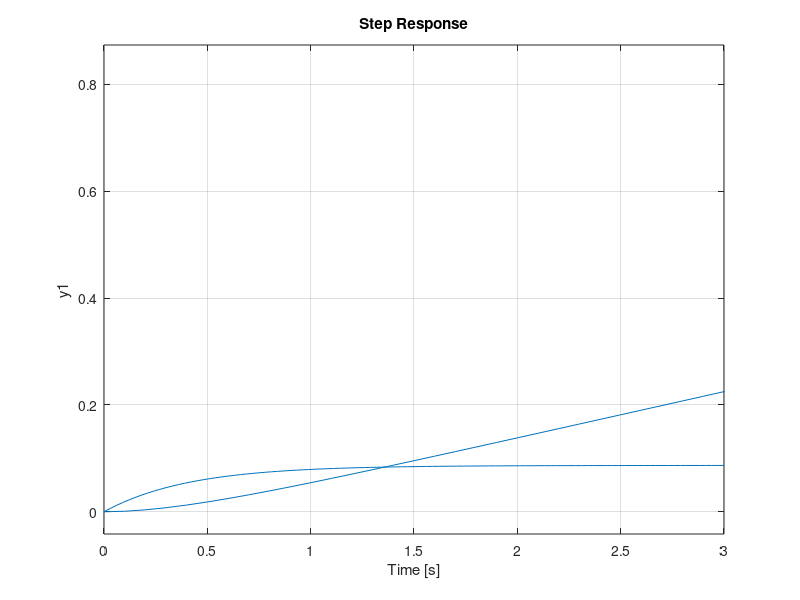

Here is the MATLAB script that generated this plot:
clear 
clf
%a
sys = tf(0.0425, [1 2.45 0]); % Angular Displacement
step(5 * sys, 10);
%Graph is pretty much a ramp
%This makes sense as the motor shaft will continue to spin while powered.
%If we were to plot between -180 and 180 we would see this loop around like
%a sawtooth wave
hold on
%b
%Angular Velocity, so have to differentiate the TF i.e. multiply by s
sys2 = tf(0.0425, [1 2.45]);
step(5 * sys2);
% steady state is 0.0867 rads/sec